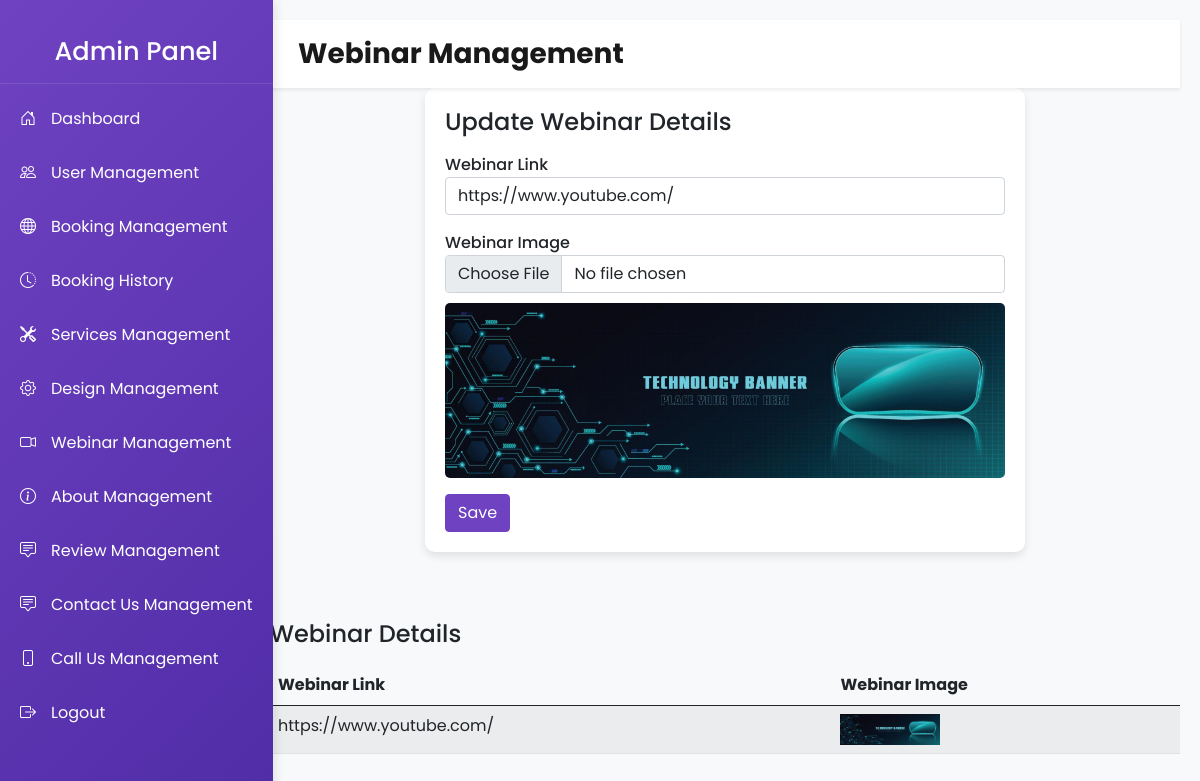
The page /admin/webinar_edit.php on the database its author committed.
### tables this page shows
CREATE TABLE `webinars` (
  `id` int(11) NOT NULL,
  `image_path` varchar(255) NOT NULL,
  `link` varchar(255) NOT NULL
);

### admin/webinar_edit.php (the view, shortened to what this page needs)
<?php
include 'dbcon.php';
$result = $conn->query("SELECT * FROM webinars LIMIT 1");
$webinar = $result->num_rows > 0 ? $result->fetch_assoc() : null;
?>
<!DOCTYPE html>
<html lang="en">
<head>
    <link rel="stylesheet" href="https://cdn.jsdelivr.net/npm/bootstrap@5.0.2/dist/css/bootstrap.min.css">
    <link href="https://cdnjs.cloudflare.com/ajax/libs/bootstrap-icons/1.8.1/font/bootstrap-icons.min.css" rel="stylesheet">
</head>
<body>
<div class="wrapper">
         <div class="sidebar">
    <h3 class="text-center py-3">Admin Panel</h3>
    <a href="dashboard.php"><i class="bi bi-house-door"></i> Dashboard</a>
    <a href="users_edit.php"><i class="bi bi-people"></i> User Management</a>
    <a href="booking_edit.php"><i class="bi bi-globe"></i> Booking Management</a>
    <a href="booking_history.php"><i class="bi bi-clock-history"></i> Booking History</a>
    <a href="services_edit.php"><i class="bi bi-tools"></i> Services Management</a>
    <a href="design_edit.php"><i class="bi bi-gear"></i> Design Management</a>
    <a href="webinar_edit.php"><i class="bi bi-camera-video"></i> Webinar Management</a>
    <a href="about_us_management.php"><i class="bi bi-info-circle"></i> About Management</a>
    <a href="review_management.php"><i class="bi bi-chat-square-text"></i> Review Management</a>
    <a href="contact_us_management.php"><i class="bi bi-chat-square-text"></i> Contact Us Management</a>
    <a href="call_us_management.php"><i class="bi bi-phone"></i> Call Us Management</a>
    <a href="logout.php"><i class="bi bi-box-arrow-right"></i> Logout</a>
</div>
    <div class="content">
        <nav class="navbar navbar-expand-lg navbar-light bg-white px-lg-3 py-lg-2 shadow-sm sticky-top">
            <div class="container-fluid">
                <a class="navbar-brand me-5 fw-bold fs-3 h-font" href="#">Webinar Management</a>
            </div>
        </nav>
        <div class="form-container">
            <h4 class="mb-3">Update Webinar Details</h4>
            <form method="POST" enctype="multipart/form-data">
                <div class="form-group mb-3">
                    <label for="link">Webinar Link</label>
                    <input type="text" name="link" id="link" class="form-control" value="<?= $webinar['link'] ?? '' ?>" required>
                </div>
                <div class="form-group mb-3">
                    <label for="image">Webinar Image</label>
                    <input type="file" name="image" id="image" class="form-control">
                    <?php if ($webinar && !empty($webinar['image_path'])): ?>
                        <img src="<?= $webinar['image_path'] ?>" alt="Current Webinar Image">
                    <?php endif; ?>
                </div>
                <button type="submit" class="btn btn-primary">Save</button>
            </form>
        </div>
        <div class="table-container">
            <h4 class="mt-5 mb-3">Webinar Details</h4>
            <table class="table table-striped">
                <thead>
                <tr>
                    <th scope="col">Webinar Link</th>
                    <th scope="col">Webinar Image</th>
                </tr>
                </thead>
                <tbody>
                <?php if ($webinar): ?>
                    <tr>
                        <td><?= $webinar['link'] ?></td>
                        <td><img src="<?= $webinar['image_path'] ?>" alt="Webinar Image" style="max-width: 100px;"></td>
                    </tr>
                <?php else: ?>
                    <tr>
                        <td colspan="2" class="text-center">No webinar data available.</td>
                    </tr>
                <?php endif; ?>
                </tbody>
            </table>
        </div>
    </div>
</div>
</body>
</html>

### admin/webinar_edit.php (style rules this page uses)
body, html { margin: 0; padding: 0; width: 100%; height: 100%; overflow-x: hidden; font-family: 'Poppins', sans-serif; background-color: #f8f9fa; }
.wrapper { display: flex; width: 100%; height: 100vh; }
.sidebar { background: linear-gradient(135deg, #6f42c1, #512da8); color: #fff; min-width: 250px; height: 100%; padding-top: 20px; position: fixed; top: 0; left: 0; transition: all 0.3s; z-index: 1050; box-shadow: 2px 0 10px rgba(0, 0, 0, 0.1); }
.sidebar h3 { color: #fff; text-align: center; padding: 20px 0; font-size: 1.6em; border-bottom: 1px solid rgba(255, 255, 255, 0.1); }
.sidebar a { color: #fff; display: flex; align-items: center; padding: 15px 20px; text-decoration: none; transition: background 0.3s, padding-left 0.3s; }
.sidebar a .bi { margin-right: 15px; }
.sidebar { transition: left 0.3s; }
.content { margin-left: 250px; width: calc(100% - 250px); padding: 20px; transition: all 0.3s; }
.form-container { background-color: #ffffff; padding: 20px; border-radius: 10px; box-shadow: 0 4px 8px rgba(0, 0, 0, 0.1); max-width: 600px; margin: auto; }
.form-container .form-group label { font-weight: 500; }
.form-container .btn { background-color: #6f42c1; border-color: #6f42c1; }
.form-container img { margin-top: 10px; border-radius: 5px; max-width: 100%; }
.table-container { max-width: 100%; margin: 20px auto; overflow-x: auto; }
.table { margin-bottom: 0; }

### rows shown on the page
webinars: link "https://www.youtube.com/", image_path (picture)
